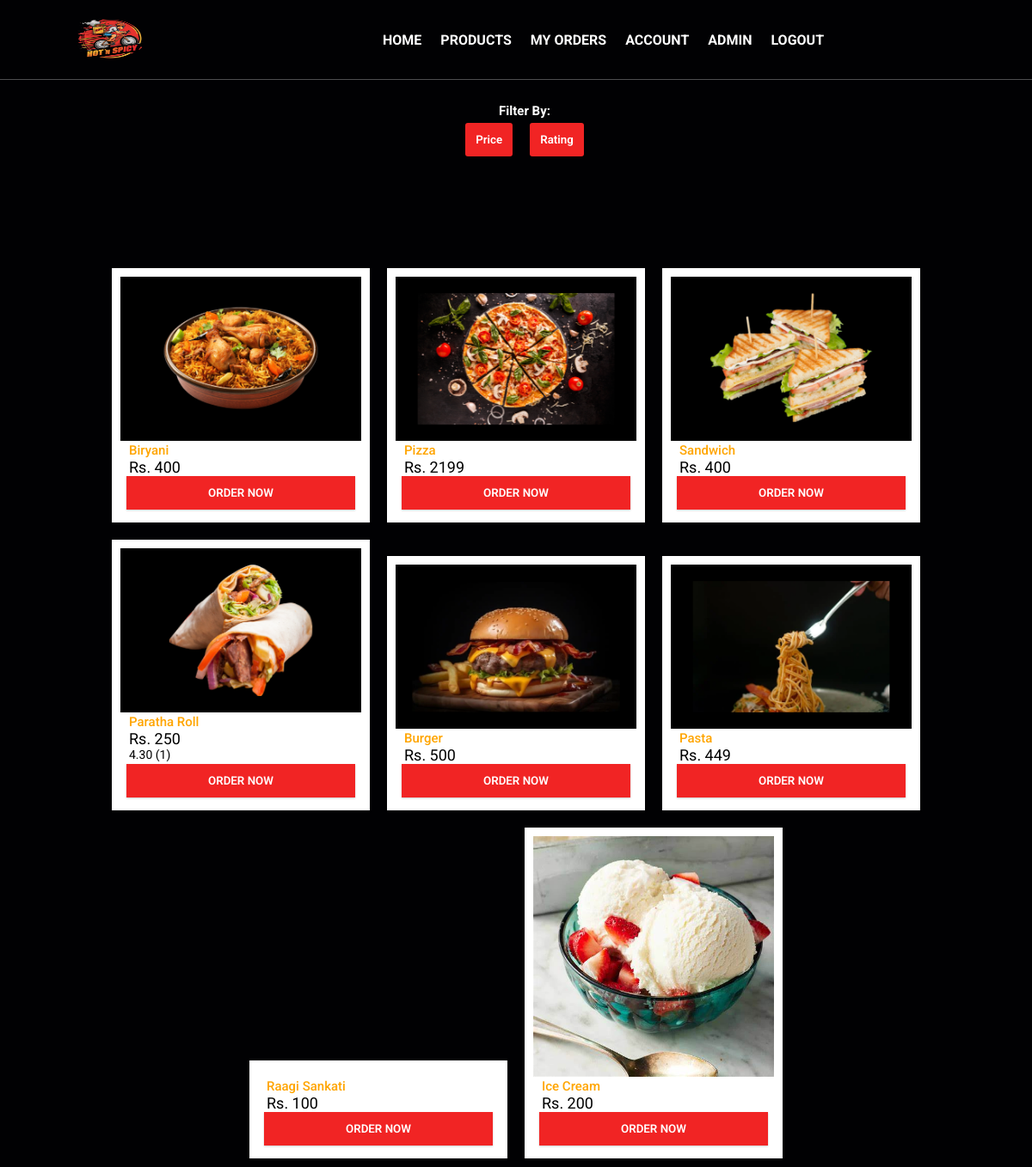
Page /menu (signed in) on the committed database.
### tables this page shows
CREATE TABLE Food
    (
        food_no          INTEGER PRIMARY KEY AUTOINCREMENT ,
        food_image       VARCHAR(300) ,
        food_price       int,
        food_title       VARCHAR (100) ,
        food_description VARCHAR (500) ,
        admin_id         int NOT NULL,
        FOREIGN KEY (ADMIN_ID) REFERENCES ADMIN(ADMIN_ID)
    );

### app.py (the view)
@app.route('/menu')
def menu():
    if "Useremail" and "Userpassword" in session:
        foods = db.returnFoods()
        foods = foods.fetchall()
        foodnosAndRates = db.returnAllReviewsRatesAndFood_nos()
        foodnosAndRates = foodnosAndRates.fetchall()
        return render_template("menu.html", foods=foods, foodnosAndRates=foodnosAndRates)
    return redirect(url_for('login'))

### database.py (called while the page is built)
    @ staticmethod
    def returnFoods():
        connection = s.connect("foodSystem.db")
        cursor = connection.cursor()
        foods = cursor.execute("SELECT * from Food")
        return foods

    @staticmethod
    def returnAllReviewsRatesAndFood_nos():
        connection = s.connect("foodSystem.db")
        cursor = connection.cursor()
        reviews = cursor.execute(f'''
            SELECT f.food_no, avg(r.review_rate), count(*) from Reviews r
            inner join Ordered o
            on o.Order_Id = r.Order_Id
            INNER join Customers c
            on o.customer_id = c.customer_id
            inner join Food f
            on o.food_no = f.food_no
            GROUP by f.food_no
        ''')
        return reviews

### templates/menu.html (shortened to what this page needs)
{% extends 'base.html' %}
{% block body %}
<div class="filter">
    <div class="filterLabel">
        <h2 style="color: white;">Filter By: </h2>
    </div>
    <div class="filterOptions">
        <div class="filterPrice">
            <a href="/menu/filterByPrice"><button style="background-color: #f12424; color: white;">Price</button></a>
        </div>
        <div class="filterRating">
            <a href="/menu/filterByRating"><button style="background-color: #f12424; color: white;">Rating</button></a>
        </div>
    </div>
</div>
    <div class="orders">
        {% for  i in range(foods|length) %}
        <div class="orderCard">
            <div class="orderImage">
                <img src="/static/images/{{ foods[i][1] }}" alt="">
            </div>
            <div class="orderTitle">
                <h2>{{ foods[i][3] }}</h2>
            </div>
            <div class="orderPrice">
                <p>Rs. {{ foods[i][2] }}</p>
            </div>
            {% for j in range(foodnosAndRates|length) %}
                {% if foods[i][0] == foodnosAndRates[j][0] %}
                    <div class="orderRating">
                        <p style="margin-bottom: 3px;"> {{ "%.2f"|format(foodnosAndRates[j][1]) }} ({{ foodnosAndRates[j][2] }})</p>
                    </div>
                {% endif %}
            {% endfor %}
            <div class="orderButton">
                <a href="/menu/{{ foods[i][0] }}"><button>ORDER NOW</button></a>
            </div>
        </div>
        {% endfor %}
    </div>
{% endblock body %}

### templates/base.html (shortened to what this page needs)
<!DOCTYPE html>
<html lang="en">
<head>
    <link rel="stylesheet" href="{{url_for('static', filename='css/style.css') }}">
</head>
<body>
    <header class="header_customer">
        <a href="#" class="logo">
            <img src="{{ url_for('static', filename='images/logo.png') }}" alt="" width="90" height="70">
        </a>
        <nav class="navbarHome">
            <a href="{{ url_for('home') }}">HOME</a>
            <a href="{{ url_for('menu') }}">PRODUCTS</a>
            <a href="{{ url_for('orderDetails') }}">MY ORDERS</a>
            <a href="{{ url_for('account') }}">ACCOUNT</a>
            <a href="{{ url_for('admin') }}">ADMIN</a>
            <a href="{{ url_for('userLogout') }}">LOGOUT</a>
        </nav>
    </header>
    {% block body %}{% endblock body %}
</body>
</html>

### static/css/style.css (style rules this page uses)
:root { --main-color: #f12424; --black: #13131a; --bg: #010103; --border: .1rem solid rgba(255, 255, 255, .3); }
* { margin: 0; padding: 0; font-family:'Roboto', sans-serif; outline: none; border:none; box-sizing: border-box; text-decoration: none; text-transform: capitalize; transition: .2s linear; }
html { font-size: 62.5%; overflow-x: hidden; scroll-padding-top: 9rem; scroll-behavior: smooth; }
body { background: var(--bg); }
.header_customer { background: var(--bg); display: flex; align-items: center; justify-content: flex-start; padding: 1.5em 7%; border-bottom: var(--border); position: fixed; top:0; left: 0; right: 0; z-index: 1000; }
.header_customer .logo img { height: 6rem; margin-right: 270px; }
.header_customer .navbarHome { text-align: center; display: flex; flex-wrap: wrap; justify-content: center; text-align: center; gap: 20px; z-index: 10000000000; }
.header_customer .navbarHome a { margin: 0.1rem; font-size: 1.6rem; color: #fff; font-weight: bold; z-index: 10000000000; }
.filter { margin-left: 20px; }
.filterPrice button, .filterRating button { padding: 7px; font-weight: 600; margin-top: 5px; padding: 12px; border-radius: 3px; border: none; cursor: pointer; background-color: white; }
.orders { display: flex; justify-content: center; flex-direction: row; flex-wrap: wrap; align-items:flex-end; margin-top: 10%; }
.orderCard { margin: 10px; width: 25%; padding: 10px; display: flex; flex-direction: column; background-color: white; box-shadow: 0 1px 2px rgba(0, 0, 0, 0.2); }
.orderImage img { width: 100%; }
.orderTitle h2 { margin-left: 10px; color: orange; font-weight:500; }
.orderPrice { font-weight:400; font-size: large; margin-left: 10px; }
.orderRating { font-weight:400; font-size: 14px; margin-left: 10px; }
.orderButton { text-align: center; margin-bottom: 5px; }
.orderButton a button { font-weight: 600; padding: 12px; width: 95%; border: none; cursor: pointer; color: white; background-color: #f12424; box-shadow: 0 1px 2px rgba(0, 0, 0, 0.2); }

### templates/menu.html (style rules this page uses)
.filter { color: white; margin-top: 10%; }
.filterLabel { text-align: center; }
.filterOptions { display: flex; justify-content: center; }
.filterPrice, .filterRating { margin: 0 10px; }

### rows in the picture
Food: food_image (picture), food_title "Biryani", food_price "400"
Food: food_image (picture), food_title "Pizza", food_price "2199"
Food: food_image (picture), food_title "Sandwich", food_price "400"
Food: food_image (picture), food_title "Paratha Roll", food_price "250"
Food: food_image (picture), food_title "Burger", food_price "500"
Food: food_image (picture), food_title "Pasta", food_price "449"
Food: food_title "Raagi Sankati", food_price "100"
Food: food_image (picture), food_title "Ice Cream", food_price "200"

### other values in the picture
{{ "%.2f"|format(foodnosAndRates[j][1]) }} "4.30"
{{ foodnosAndRates[j][2] }} "1"
